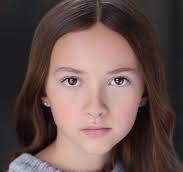
#> input picture girl.jpeg, 183 x 172 px
$ python join.py
#> lines starting #> are read from the running program, lines starting #| are printed output that depends on the picture
import cv2
import numpy as np


# # STACKING IMAGES TOGETHER OF 3 CHANNELS / COLOURED IMAGES
# img1 = cv2.imread('girl.jpeg')
# print(img1.shape)
#
# img2 = cv2.imread('boy.jpeg')
# print(img2.shape)
#
#
# #First, match the shape of one of the images to match the other image
# #Here, we are resizing the shape of the second image to match the first which has a shape (172, 183, 3)
# img2Resized = cv2.resize(img2, (183, 172)) # Here, you reverse the shape of img1 to implement on img2
# print(img2Resized)
#
# #Horizontal Stacking
# hstack = np.hstack((img1, img2Resized))
#
# #Vertical Stacking
# vstack = np.vstack((img1, img2Resized))
#
#
# cv2.imshow('horizontalImage', hstack)
# cv2.imshow('verticalImage', vstack)
# cv2.waitKey((0))

#-------------------------------General Function for Stacking Images---------------------------#
# # STACKING IMAGES TOGETHER OF COLOURED IMAGES AND GRAY IMAGES
import cv2
import numpy as np

#Below function is used for stacking images together irrespective of the image channel
def stackImages(scale, imgArray):
 rows = len(imgArray)
 cols = len(imgArray[0])
 rowsAvailable = isinstance(imgArray[0], list)
 width = imgArray[0][0].shape[1]
 height = imgArray[0][0].shape[0]
 if rowsAvailable:
  for x in range(0, rows):
   for y in range(0, cols):
    if imgArray[x][y].shape[:2] == imgArray[0][0].shape[:2]:
     imgArray[x][y] = cv2.resize(imgArray[x][y], (0, 0), None, scale, scale)
    else:
     imgArray[x][y] = cv2.resize(imgArray[x][y], (imgArray[0][0].shape[1], imgArray[0][0].shape[0]), None, scale, scale)
    if len(imgArray[x][y].shape) == 2: imgArray[x][y] = cv2.cvtColor(imgArray[x][y], cv2.COLOR_GRAY2BGR)
  imageBlank = np.zeros((height, width, 3), np.uint8)
  hor = [imageBlank] * rows
  hor_con = [imageBlank] * rows
  for x in range(0, rows):
   hor[x] = np.hstack(imgArray[x])
  ver = np.vstack(hor)
 else:
  for x in range(0, rows):
   if imgArray[x].shape[:2] == imgArray[0].shape[:2]:
    imgArray[x] = cv2.resize(imgArray[x], (0, 0), None, scale, scale)
   else:
    imgArray[x] = cv2.resize(imgArray[x], (imgArray[0].shape[1], imgArray[0].shape[0]), None, scale, scale)
   if len(imgArray[x].shape) == 2: imgArray[x] = cv2.cvtColor(imgArray[x], cv2.COLOR_GRAY2BGR)
  hor = np.hstack(imgArray)
  ver = hor
 return ver


img1 = cv2.imread('girl.jpeg')
#> img1 is the input picture: shape (172, 183, 3); mean B, G, R 77.9, 81.8, 102.8
img1Gray = cv2.cvtColor(img1, cv2.COLOR_BGR2GRAY) #This convert images to gray
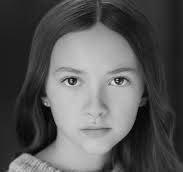
#> img1Gray: shape (172, 183); min 1, max 240, mean 87.6

img2 = cv2.imread('boy.jpeg')
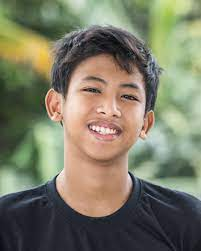
#> input picture boy.jpeg, 201 x 251 px
#> img2 is the input picture: shape (251, 201, 3); mean B, G, R 102.1, 122.5, 123.7
img2Gray = cv2.cvtColor(img2, cv2.COLOR_BGR2GRAY) #This convert images to gray
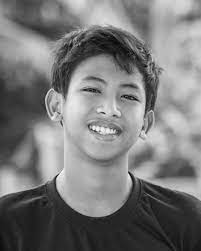
#> img2Gray: shape (251, 201); min 3, max 254, mean 120.5


#Here we called the function "stackImages"
#For Horizontal stacking, you put all images in a list
#For vertical stacking, put all the images in two or more list in your function call
imagStack = stackImages(1, ([img1, img2, img1Gray],[ img2, img2Gray, img1]))
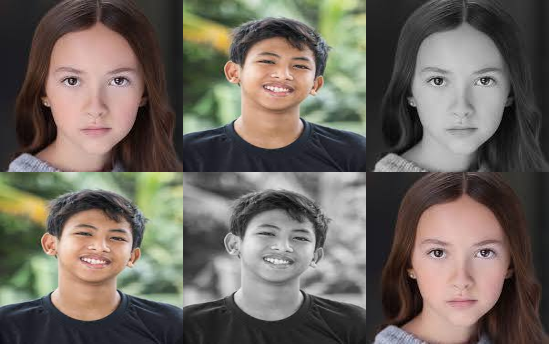
#> imagStack: shape (344, 549, 3); mean B, G, R 94.6, 102.7, 110.1

cv2.imshow('stackImage', imagStack)
#cv2.imshow('verticalImage', vstack)

cv2.waitKey((0))
